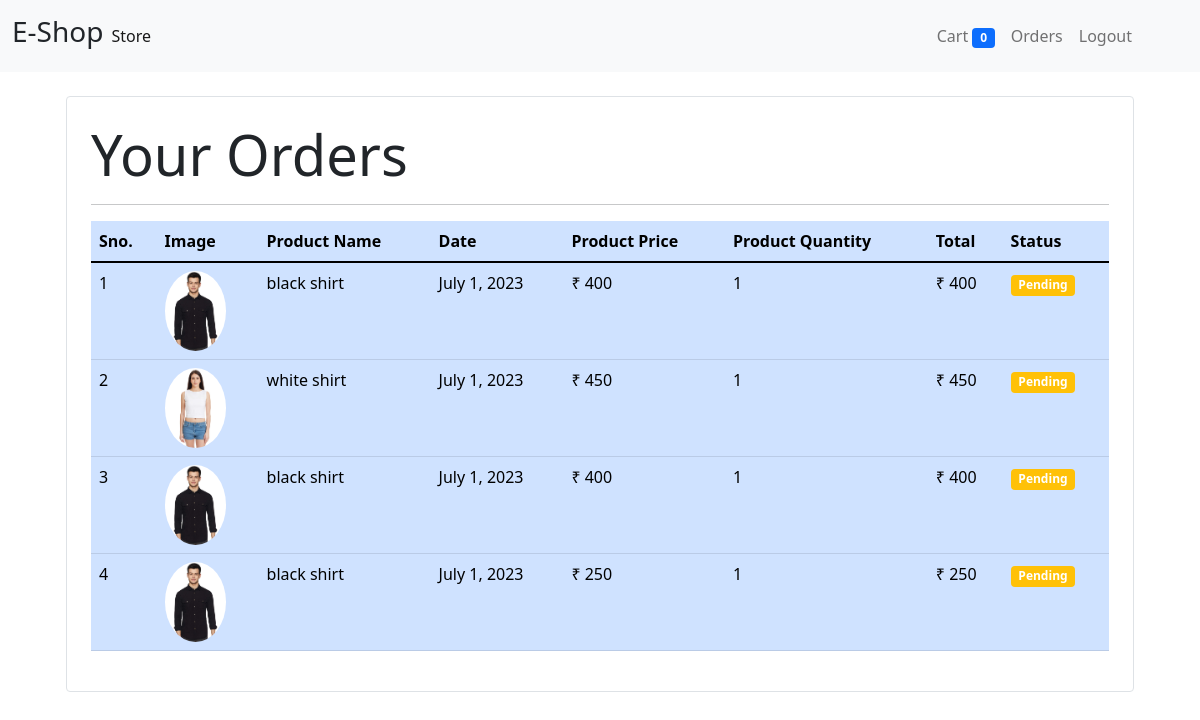
The page /orders (signed in) on the database its author committed.
### store/models/orders.py (models this page shows, shortened)
class Order(models.Model):
    product=models.ForeignKey(Product,on_delete=models.CASCADE)
    customer=models.ForeignKey(Customer,on_delete=models.CASCADE)
    quantity=models.IntegerField(default=1)
    price=models.IntegerField()
    address=models.CharField(max_length=50,default='',blank=True)
    phone=models.CharField(max_length=50,default='',blank=True)
    date=models.DateField(default=datetime.datetime.today)
    status=models.BooleanField(default=False)
    @staticmethod
    def get_orders_by_customer(customer_id):
        return Order.objects.filter(customer=customer_id).order_by('-date')

### store/models/product.py (models this page shows, shortened)
class Product(models.Model):
    name=models.CharField(max_length=50)
    price=models.IntegerField(default=0)
    category=models.ForeignKey(Category, on_delete=models.CASCADE, default=1)
    description=models.CharField(max_length=200,default='',null=True,blank=True)
    image=models.ImageField(upload_to='uploads/products/')

### store/middlewares/auth.py (the view)
    def middleware(request):
        returnUrl=request.META['PATH_INFO']
        if not request.session.get('customer'):
            return redirect(f'ulogin?return_url={returnUrl}')
        response=get_response(request)
        return response

### store/templatetags/custom_filter.py (called while the page is built)
@register.filter(name='currency')
def currency(number):
    return "₹ "+str(number)

@register.filter(name='multiply')
def multiply(number,number1):
    return number * number1

### store/views/orders.py (called while the page is built)
    def get(self,request):
       customer=request.session.get('customer')
       orders=Order.get_orders_by_customer(customer)
       return render(request,'orders.html',{'orders':orders})

### store/templates/orders.html
{% extends 'base.html' %}
{% block content %}
{% load cart %}
{% load custom_filter %}
<div class="container">
    <div class="border rounded p-4 m-4">
        <div class="table-responsive">
            <p class="display-4 pl-4 ml-4">Your Orders</p>
            <hr>
            <table class="table table-primary">
                <thead>
                    <tr>
                        <th>Sno.</th>
                        <th>Image</th>
                        <th>Product Name</th>
                        <th>Date</th>
                        <th>Product Price</th>
                        <th>Product Quantity</th>
                        <th>Total</th>
                        <th>Status</th>
                    </tr>
                </thead>
                <tbody>
                    {% for order in orders %}
                    <tr class="">
                        <td>{{ forloop.counter }}</td>
                        <td><img style="height:80px;" class="rounded-circle" src="{{order.product.image.url}}" alt="">
                        </td>
                        <td>{{order.product.name}}</td>
                        <td>{{order.date}}</td>
                        <td>{{order.price|currency}}</td>
                        <td>{{order.quantity}}</td>
                        <td>{{order.quantity|multiply:order.price|currency}}</td>
                        {% if order.status %}
                         <td><small class="badge bg-success">Completed</small></td>
                        {% else %}
                         <td><small class="badge bg-warning">Pending</small></td>
                        {% endif %}
                    </tr>
                    {% endfor %}
                </tbody>
            </table>
        </div>
    </div>
</div>
{% endblock %}

### rows shown on the page
Order: product.image (picture), product.name "black shirt", date "July 1, 2023", price "₹ 400", quantity "1", quantity|multiply "₹ 400", status "Pending"
Order: product.image (picture), product.name "white shirt", date "July 1, 2023", price "₹ 450", quantity "1", quantity|multiply "₹ 450", status "Pending"
Order: product.image (picture), product.name "black shirt", date "July 1, 2023", price "₹ 400", quantity "1", quantity|multiply "₹ 400", status "Pending"
Order: product.image (picture), product.name "black shirt", date "July 1, 2023", price "₹ 250", quantity "1", quantity|multiply "₹ 250", status "Pending"

### other values the page prints
{{ request.session.cart.keys|length }} "0"
